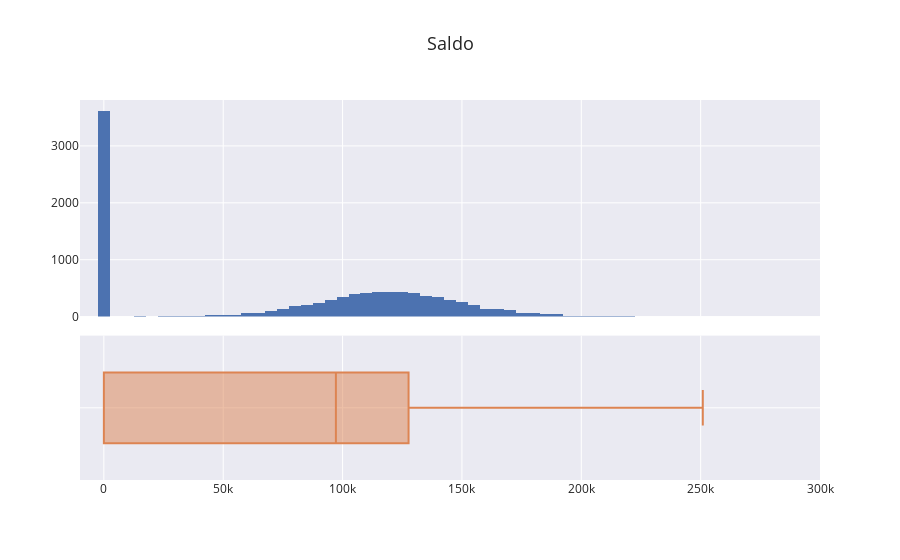

Write notebook code for a chart like this one.
### Code cell
#Criando a figura para plotagem dos gráficos
fig = make_subplots(rows = 2, shared_xaxes = True, vertical_spacing = 0.05, row_heights = [0.6, 0.4])

#Gráfico 1 - Histograma
fig.add_trace(go.Histogram(x = df.Saldo), row = 1, col = 1)

#Gráfico 2 - Boxplot
fig.add_trace(go.Box(x = df.Saldo, name = '', orientation = 'h'), row = 2, col=1)

#Alterações de layout    
fig.update_layout(title = 'Saldo', showlegend = False, title_font_size = 18)

#Configuração do eixo X    
fig.update_xaxes(range = [-10000, 300000])

#Mostrar o gráfico
fig.show()

### Figure 1 — Plotly figure (JSON) as saved in the notebook; plotly's stock layout.template omitted (floating-point values rounded to 4 significant figures; data arrays with more than 128 entries replaced by an {"elided": "..."} marker saying what was removed)
{"data": [{"type": "histogram", "x": {"elided": "10000 float values"}, "xaxis": "x", "yaxis": "y"}, {"name": "", "orientation": "h", "type": "box", "x": {"elided": "10000 float values"}, "xaxis": "x2", "yaxis": "y2"}], "layout": {"showlegend": false, "title": {"font": {"size": 18}, "text": "Saldo"}, "xaxis": {"anchor": "y", "domain": [0, 1], "matches": "x2", "range": [-10000, 300000], "showticklabels": false}, "xaxis2": {"anchor": "y2", "domain": [0, 1], "range": [-10000, 300000]}, "yaxis": {"anchor": "x", "domain": [0.43, 1]}, "yaxis2": {"anchor": "x2", "domain": [0, 0.38]}}}
